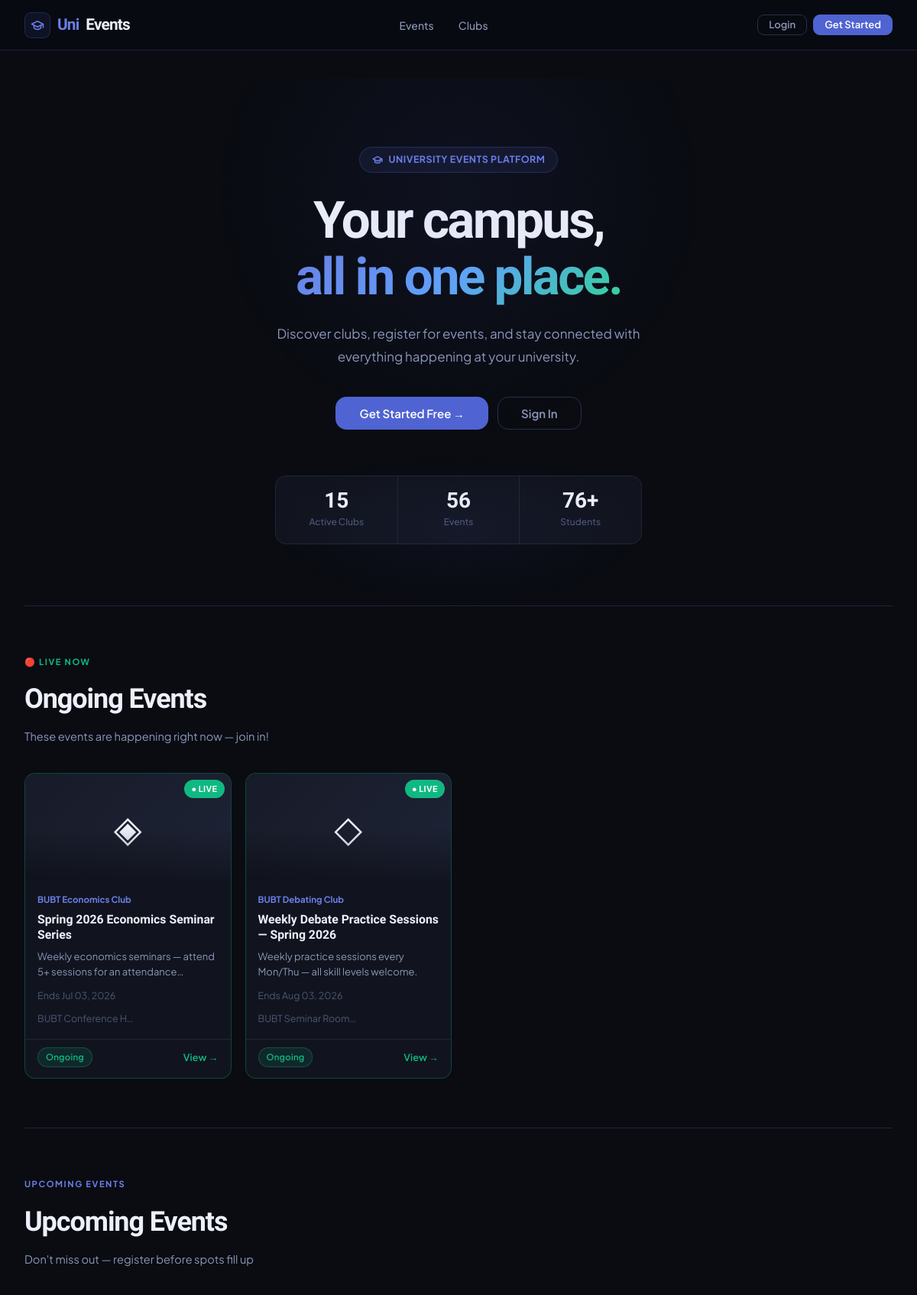
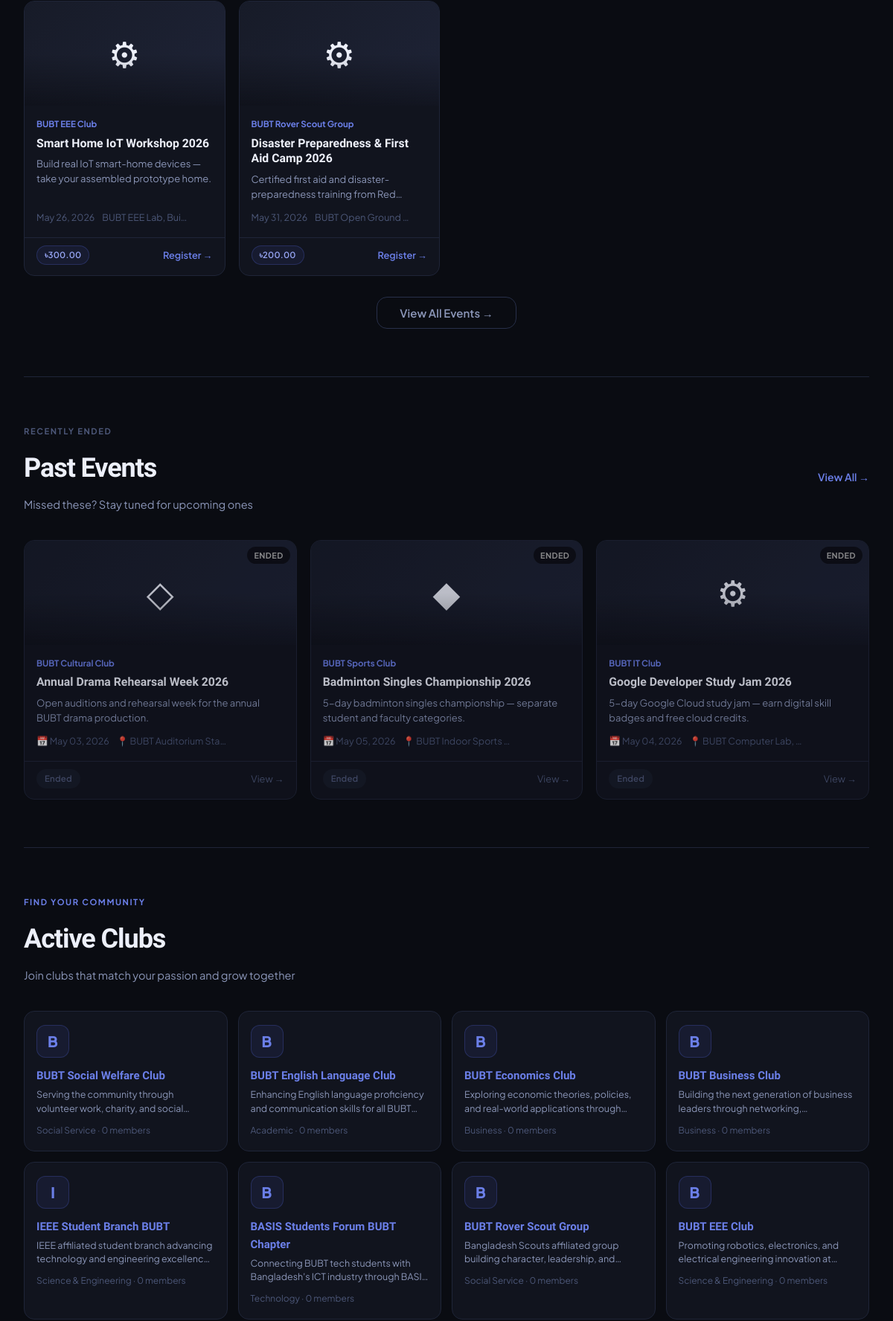
The page / (upper part) on the database its author committed (2 pictures, top to bottom).
### events/models.py (models this page shows, shortened)
class Event(models.Model):
    STATUS_CHOICES = (
        ('draft', 'Draft'),
        ('published', 'Published'),
        ('cancelled', 'Cancelled'),
        ('completed', 'Completed'),
    )
    EVENT_TYPE_CHOICES = (
        ('workshop', 'Workshop'),
        ('seminar', 'Seminar'),
        ('competition', 'Competition'),
        ('social', 'Social Event'),
        ('meeting', 'Meeting'),
        ('conference', 'Conference'),
        ('other', 'Other'),
    )
    title = models.CharField(max_length=200)
    slug = models.SlugField(unique=True)
    description = models.TextField()
    short_description = models.CharField(max_length=300)
    club = models.ForeignKey('clubs.Club', on_delete=models.CASCADE, related_name='events')
    category = models.ForeignKey(EventCategory, on_delete=models.SET_NULL, null=True, blank=True)
    event_type = models.CharField(max_length=20, choices=EVENT_TYPE_CHOICES, default='workshop')
    start_date = models.DateTimeField()
    end_date = models.DateTimeField()
    venue = models.CharField(max_length=200)
    location_map = models.URLField(blank=True, null=True)
    banner = models.ImageField(upload_to='event_banners/', blank=True, null=True)
    featured_image = models.ImageField(upload_to='event_images/', blank=True, null=True)
    max_participants = models.PositiveIntegerField(null=True, blank=True)
    is_free = models.BooleanField(default=True)
    fee = models.DecimalField(max_digits=10, decimal_places=2, default=0.00)
    registration_open = models.DateTimeField(default=timezone.now)
    registration_close = models.DateTimeField(null=True, blank=True)
    status = models.CharField(max_length=20, choices=STATUS_CHOICES, default='draft')
    is_featured = models.BooleanField(default=False)
    created_by = models.ForeignKey(settings.AUTH_USER_MODEL, on_delete=models.CASCADE, related_name='created_events')
    created_at = models.DateTimeField(auto_now_add=True)
    updated_at = models.DateTimeField(auto_now=True)
    class Meta:
        ordering = ['-start_date']

### clubs/models.py (models this page shows, shortened)
class Club(models.Model):
    STATUS_CHOICES = (
        ('active', 'Active'),
        ('inactive', 'Inactive'),
        ('pending', 'Pending Approval'),
    )
    name = models.CharField(max_length=200)
    slug = models.SlugField(unique=True)
    description = models.TextField()
    short_description = models.CharField(max_length=300, blank=True, null=True)
    category = models.ForeignKey(ClubCategory, on_delete=models.SET_NULL, null=True, blank=True)
    logo = models.ImageField(upload_to='club_logos/', blank=True, null=True)
    banner = models.ImageField(upload_to='club_banners/', blank=True, null=True)
    president = models.ForeignKey(settings.AUTH_USER_MODEL, on_delete=models.CASCADE, related_name='president_of')
    vice_president = models.ForeignKey(settings.AUTH_USER_MODEL, on_delete=models.SET_NULL, null=True, blank=True, related_name='vice_president_of')
    faculty_advisor = models.ForeignKey(settings.AUTH_USER_MODEL, on_delete=models.SET_NULL, null=True, blank=True, related_name='faculty_advisor_of')
    email = models.EmailField(blank=True, null=True)
    website = models.URLField(blank=True, null=True)
    social_facebook = models.URLField(blank=True, null=True)
    social_instagram = models.URLField(blank=True, null=True)
    social_linkedin = models.URLField(blank=True, null=True)
    status = models.CharField(max_length=20, choices=STATUS_CHOICES, default='pending')
    established_date = models.DateField(default=timezone.now)
    created_at = models.DateTimeField(auto_now_add=True)
    updated_at = models.DateTimeField(auto_now=True)
    class Meta:
        ordering = ['name']

class ClubCategory(models.Model):
    name = models.CharField(max_length=100)
    description = models.TextField(blank=True, null=True)
    icon = models.CharField(max_length=50, blank=True, null=True)
    class Meta:
        verbose_name_plural = "Club Categories"

### accounts/views.py (the view)
# urls.py: path('', home_view, name='home'),
def home_view(request):
    from clubs.models import Club
    from events.models import Event
    from django.utils import timezone
    now = timezone.now()
    total_clubs   = Club.objects.filter(status='active').count()
    total_events  = Event.objects.count()
    total_students = CustomUser.objects.filter(user_type='student').count()
    ongoing_events = Event.objects.filter(
        status='published', start_date__lte=now, end_date__gte=now
    ).select_related('club').order_by('end_date')[:4]
    upcoming_events = Event.objects.filter(
        status='published', start_date__gt=now
    ).select_related('club').order_by('start_date')[:4]
    past_events = Event.objects.filter(
        status='published', end_date__lt=now
    ).select_related('club').order_by('-end_date')[:3]
    featured_clubs = Club.objects.filter(status='active').order_by('?')[:8]
    return render(request, 'home.html', {
        'total_clubs':    total_clubs,
        'total_events':   total_events,
        'total_students': total_students,
        'ongoing_events':  ongoing_events,
        'upcoming_events': upcoming_events,
        'past_events':     past_events,
        'featured_clubs':  featured_clubs,
    })

### templates/home.html (shortened to what this page needs)
{% extends 'base.html' %}
{% block content %}
<section class="hero fade-up">
  <div class="hero-eyebrow"><svg width="14" height="14" viewBox="0 0 24 24" fill="none" stroke="currentColor" stroke-width="2.5" stroke-linecap="round" stroke-linejoin="round"><path d="M22 10v6M2 10l10-5 10 5-10 5z"/><path d="M6 12v5c3 3 9 3 12 0v-5"/></svg> University Events Platform</div>
  <h1 class="hero-title">
    Your campus,<br>
    <span class="hero-gradient">all in one place.</span>
  </h1>
  <p class="hero-sub">
    Discover clubs, register for events, and stay connected with everything happening at your university.
  </p>
  <div class="hero-actions">
    {% if user.is_authenticated %}
      <a href="{% url 'dashboard' %}" class="btn btn-primary btn-lg">Go to Dashboard →</a>
      <a href="{% url 'event_list' %}" class="btn btn-ghost btn-lg">Browse Events</a>
    {% else %}
      <a href="{% url 'register' %}" class="btn btn-primary btn-lg">Get Started Free →</a>
      <a href="{% url 'login' %}" class="btn btn-ghost btn-lg">Sign In</a>
    {% endif %}
  </div>
  <div class="hero-stats">
    <div class="hero-stat">
      <div class="hero-stat-val">{{ total_clubs }}</div>
      <div class="hero-stat-lbl">Active Clubs</div>
    </div>
    <div class="hero-stat">
      <div class="hero-stat-val">{{ total_events }}</div>
      <div class="hero-stat-lbl">Events</div>
    </div>
    <div class="hero-stat">
      <div class="hero-stat-val">{{ total_students }}+</div>
      <div class="hero-stat-lbl">Students</div>
    </div>
  </div>
</section>
{% if ongoing_events %}
<section class="section fade-up-2" style="border-top:1px solid var(--border)">
  <div class="section-label" style="color:#10B981">🔴 Live Now</div>
  <div class="section-title">Ongoing Events</div>
  <p class="section-sub">These events are happening right now — join in!</p>
  <div class="event-grid-4">
    {% for event in ongoing_events %}
    <a href="{% url 'event_detail' event.slug %}" class="event-card" style="text-decoration:none;border-color:rgba(16,185,129,0.3)">
      <div class="event-card-img">
        {% if event.banner %}
          <img src="{{ event.banner.url }}" alt="{{ event.title }}">
        {% else %}
          <span>{% if event.event_type == 'workshop' %}⚙{% elif event.event_type == 'seminar' %}◈{% elif event.event_type == 'competition' %}◆{% elif event.event_type == 'cultural' %}◉{% elif event.event_type == 'sports' %}◎{% else %}◇{% endif %}</span>
        {% endif %}
        <div style="position:absolute;top:8px;right:8px;background:#10B981;color:#fff;font-size:0.68rem;font-weight:700;padding:3px 9px;border-radius:20px;letter-spacing:0.04em;">● LIVE</div>
      </div>
      <div class="event-card-body">
        <div class="event-club">{{ event.club.name }}</div>
        <div class="event-title">{{ event.title }}</div>
        {% if event.short_description %}
        <div class="event-desc">{{ event.short_description }}</div>
        {% endif %}
        <div class="event-meta">
          <span class="event-meta-item">Ends {{ event.end_date|date:"M d, Y" }}</span>
          {% if event.venue %}<span class="event-meta-item">{{ event.venue|truncatechars:18 }}</span>{% endif %}
        </div>
      </div>
      <div class="event-footer">
        <span class="badge badge-green">Ongoing</span>
        <span style="font-size:0.8rem;color:#10B981;font-weight:600">View →</span>
      </div>
    </a>
    {% endfor %}
  </div>
</section>
{% endif %}
{% if upcoming_events %}
<section class="section fade-up-2" style="border-top:1px solid var(--border)">
  <div class="section-label">Upcoming Events</div>
  <div class="section-title">Upcoming Events</div>
  <p class="section-sub">Don't miss out — register before spots fill up</p>
  <div class="event-grid-4">
    {% for event in upcoming_events %}
    <a href="{% url 'event_detail' event.slug %}" class="event-card" style="text-decoration:none">
      <div class="event-card-img">
        {% if event.banner %}
          <img src="{{ event.banner.url }}" alt="{{ event.title }}">
        {% else %}
          <span>{% if event.event_type == 'workshop' %}⚙{% elif event.event_type == 'seminar' %}◈{% elif event.event_type == 'competition' %}◆{% elif event.event_type == 'cultural' %}◉{% elif event.event_type == 'sports' %}◎{% else %}◇{% endif %}</span>
        {% endif %}
      </div>
      <div class="event-card-body">
        <div class="event-club">{{ event.club.name }}</div>
        <div class="event-title">{{ event.title }}</div>
        {% if event.short_description %}
        <div class="event-desc">{{ event.short_description }}</div>
        {% endif %}
        <div class="event-meta">
          <span class="event-meta-item">{{ event.start_date|date:"M d, Y" }}</span>
          {% if event.venue %}<span class="event-meta-item">{{ event.venue|truncatechars:18 }}</span>{% endif %}
        </div>
      </div>
      <div class="event-footer">
        <span class="badge {% if event.is_free %}badge-green{% else %}badge-accent{% endif %}">
          {% if event.is_free %}Free{% else %}৳{{ event.fee }}{% endif %}
        </span>
        <span style="font-size:0.8rem;color:var(--a2);font-weight:600">Register →</span>
      </div>
    </a>
    {% endfor %}
  </div>
  <div style="text-align:center;margin-top:28px">
    <a href="{% url 'event_list' %}" class="btn btn-ghost btn-lg">View All Events →</a>
  </div>
</section>
{% endif %}
{% if past_events %}
<section class="section fade-up-2" style="border-top:1px solid var(--border)">
  <div style="display:flex;align-items:flex-end;justify-content:space-between;margin-bottom:8px;">
    <div>
      <div class="section-label" style="color:var(--txt3)">Recently Ended</div>
      <div class="section-title" style="margin-bottom:0">Past Events</div>
    </div>
    <a href="{% url 'event_list' %}" style="font-size:0.875rem;color:var(--a2);font-weight:600;text-decoration:none;margin-bottom:6px;">View All →</a>
  </div>
  <p class="section-sub">Missed these? Stay tuned for upcoming ones</p>
  <div class="event-grid">
    {% for event in past_events %}
    <a href="{% url 'event_detail' event.slug %}" class="event-card" style="text-decoration:none;opacity:0.78;">
      <div class="event-card-img">
        {% if event.banner %}
          <img src="{{ event.banner.url }}" alt="{{ event.title }}" style="filter:grayscale(50%)">
        {% else %}
          <span>{% if event.event_type == 'workshop' %}⚙{% elif event.event_type == 'seminar' %}◈{% elif event.event_type == 'competition' %}◆{% else %}◇{% endif %}</span>
        {% endif %}
        <div style="position:absolute;top:8px;right:8px;background:rgba(0,0,0,0.55);color:#aaa;font-size:0.68rem;font-weight:700;padding:3px 9px;border-radius:20px;letter-spacing:0.04em;">ENDED</div>
      </div>
      <div class="event-card-body">
        <div class="event-club">{{ event.club.name }}</div>
        <div class="event-title">{{ event.title }}</div>
        <div class="event-desc">{{ event.short_description|default:event.description|truncatechars:80 }}</div>
        <div class="event-meta">
          <span class="event-meta-item">📅 {{ event.start_date|date:"M d, Y" }}</span>
          {% if event.venue %}<span class="event-meta-item">📍 {{ event.venue|truncatechars:20 }}</span>{% endif %}
        </div>
      </div>
      <div class="event-footer">
        <span class="badge" style="background:var(--surface2);color:var(--txt3)">Ended</span>
        <span style="font-size:0.8rem;color:var(--txt3)">View →</span>
      </div>
    </a>
    {% endfor %}
  </div>
</section>
{% endif %}
{% if featured_clubs %}
<section class="section fade-up-3" style="border-top:1px solid var(--border)">
  <div class="section-label">Find Your Community</div>
  <div class="section-title">Active Clubs</div>
  <p class="section-sub">Join clubs that match your passion and grow together</p>
  <div class="club-grid">
    {% for club in featured_clubs %}
    <a href="{% url 'club_detail' club.slug %}" class="club-card" style="text-decoration:none">
      <div class="club-logo">
        {% if club.logo %}
          <img src="{{ club.logo.url }}" alt="{{ club.name }}" style="width:100%;height:100%;object-fit:cover;border-radius:11px">
        {% else %}
          {{ club.name|slice:":1"|upper }}
        {% endif %}
      </div>
      <div class="club-name">{{ club.name }}</div>
      {% if club.short_description %}
      <div class="club-short-desc">{{ club.short_description }}</div>
      {% endif %}
      <div class="club-meta">
        {% if club.category %}{{ club.category.name }} · {% endif %}
        {{ club.member_count|default:"0" }} members
      </div>
    </a>
    {% endfor %}
  </div>
</section>
{% endif %}
{% endblock %}

### templates/base.html (style rules this page uses)
*,*::before,*::after { box-sizing:border-box;margin:0;padding:0 }
:root { --bg: #0A0C12; --bg2: #0D1017; --surface: #11141E; --surface2: #171B28; --surface3: #1E2336; --border: #1F2538; --border2: #28304A; --txt: #EDF0FA; --txt2: #8B96B8; --txt3: #4C5778; --a: #4F63D2; --a2: #6B7FE8; --a3: #97A6F5; --a-glow: rgba(79,99,210,0.22); --a-bg: rgba(79,99,210,0.10); --a-border:rgba(79,99,210,0.28); --green: #10B981; --green-bg: rgba(16,185,129,0.12); --green-b:rgba(16,185,129,0.3); --yellow: #F59E0B; --yellow-bg: rgba(245,158,11,0.12); --yellow-b:rgba(245,158,11,0.3); --red: #EF4444; --red-bg: rgba(239,68,68,0.12); --red-b: rgba(239,68,68,0.3); --blue: #3B82F6; --blue-bg: rgba(59,130,246,0.12); --blue-b: rgba(59,130,246,0.3); --purple: #A855F7; --purple-bg: rgba(168,85,247,0.12); --r: 14px; --r-sm: 9px; --r-xs: 6px; --sh: 0 4px 20px rgba(0,0,0,0.4); --sh-lg:0 8px 40px rgba(0,0,0,0.55); --glow: 0 0 24px rgba(99,102,241,0.22); --t: 0.18s ease; --sidebar-w: 256px; }
html { font-size:16px;scroll-behavior:smooth }
body { font-family:'Plus Jakarta Sans',sans-serif; background:var(--bg); color:var(--txt); line-height:1.6; min-height:100vh; }
h1,h2,h3,h4,h5,h6 { font-family:'Bricolage Grotesque',sans-serif; font-weight:700; line-height:1.15; letter-spacing:-0.025em; color:var(--txt); }
a { color:inherit;text-decoration:none }
.btn { display:inline-flex;align-items:center;gap:7px; padding:9px 20px;border-radius:var(--r-sm); font-family:'Plus Jakarta Sans',sans-serif; font-size:0.875rem;font-weight:600; cursor:pointer;border:1px solid transparent; transition:all var(--t); text-decoration:none;white-space:nowrap; line-height:1; }
.btn-primary { background:var(--a);color:#fff;border-color:var(--a); }
.btn-ghost { background:transparent;color:var(--txt2); border-color:var(--border2); }
.btn-lg { padding:13px 30px;font-size:0.9375rem;border-radius:var(--r) }
.badge { display:inline-flex;align-items:center;gap:4px; padding:3px 10px;border-radius:20px; font-size:0.71rem;font-weight:600; letter-spacing:0.02em; border:1px solid transparent; }
.badge-green { background:var(--green-bg); color:var(--green); border-color:var(--green-b) }
.badge-accent { background:var(--a-bg); color:var(--a3); border-color:var(--a-border) }
.fade-up { animation:fadeUp 0.38s ease both }
.fade-up-2 { animation:fadeUp 0.38s 0.07s ease both }
.fade-up-3 { animation:fadeUp 0.38s 0.14s ease both }

### rows shown on the page
Event: club.name "BUBT Economics Club", title "Spring 2026 Economics Seminar Series", short_description "Weekly economics seminars — attend 5+ sessions for an…", end_date "Jul 03, 2026", venue "BUBT Conference H…"
Event: club.name "BUBT Debating Club", title "Weekly Debate Practice Sessions — Spring 2026", short_description "Weekly practice sessions every Mon/Thu — all skill levels welcome.", end_date "Aug 03, 2026", venue "BUBT Seminar Room…"
Event: club.name "BUBT EEE Club", title "Smart Home IoT Workshop 2026", short_description "Build real IoT smart-home devices — take your assembled prototype home.", start_date "May 26, 2026", venue "BUBT EEE Lab, Bui…", fee "300.00"
Event: club.name "BUBT Rover Scout Group", title "Disaster Preparedness & First Aid Camp 2026", short_description "Certified first aid and disaster-preparedness training from…", start_date "May 31, 2026", venue "BUBT Open Ground …", fee "200.00"
Event: club.name "BUBT Cultural Club", title "Annual Drama Rehearsal Week 2026", short_description "Open auditions and rehearsal week for the annual BUBT drama production.", start_date "May 03, 2026", venue "BUBT Auditorium Sta…"
Event: club.name "BUBT Sports Club", title "Badminton Singles Championship 2026", short_description "5-day badminton singles championship — separate student and faculty categories.", start_date "May 05, 2026", venue "BUBT Indoor Sports …"
Event: club.name "BUBT IT Club", title "Google Developer Study Jam 2026", short_description "5-day Google Cloud study jam — earn digital skill badges and free cloud credits.", start_date "May 04, 2026", venue "BUBT Computer Lab, …"
Club: name "B", name "BUBT Social Welfare Club", short_description "Serving the community through volunteer work, charity, and…", category.name "Social Service", member_count "0"
Club: name "B", name "BUBT English Language Club", short_description "Enhancing English language proficiency and communication skills for all…", category.name "Academic", member_count "0"
Club: name "B", name "BUBT Economics Club", short_description "Exploring economic theories, policies, and real-world applications…", category.name "Business", member_count "0"
Club: name "B", name "BUBT Business Club", short_description "Building the next generation of business leaders through…", category.name "Business", member_count "0"
Club: name "I", name "IEEE Student Branch BUBT", short_description "IEEE affiliated student branch advancing technology and engineering…", category.name "Science & Engineering", member_count "0"
Club: name "B", name "BASIS Students Forum BUBT Chapter", short_description "Connecting BUBT tech students with Bangladesh's ICT industry through…", category.name "Technology", member_count "0"
Club: name "B", name "BUBT Rover Scout Group", short_description "Bangladesh Scouts affiliated group building character, leadership,…", category.name "Social Service", member_count "0"
Club: name "B", name "BUBT EEE Club", short_description "Promoting robotics, electronics, and electrical engineering innovation…", category.name "Science & Engineering", member_count "0"

### other values the page prints
{{ total_clubs }} "15"
{{ total_events }} "56"
{{ total_students }} "76"
